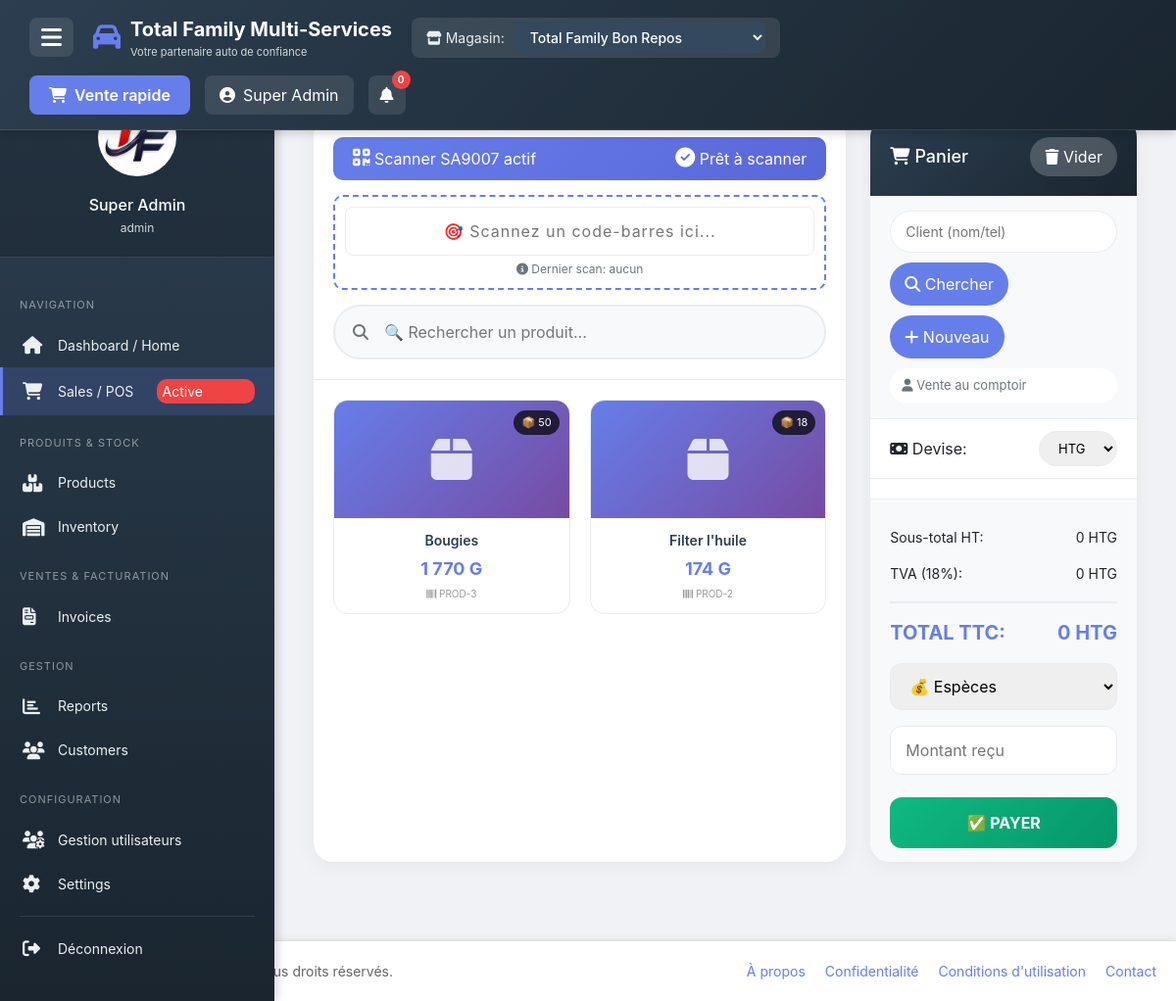
The page /public/index.php?action=pos (signed in) on the database its author committed.
### tables this page shows
CREATE TABLE IF NOT EXISTS `produits` (
  `id_produit` int NOT NULL AUTO_INCREMENT,
  `code_barre` varchar(50) NOT NULL COMMENT 'Scannable',
  `code_interne` varchar(50) DEFAULT NULL,
  `nom_produit` varchar(200) NOT NULL,
  `description` text,
  `id_categorie` int DEFAULT NULL,
  `id_magasin` int DEFAULT NULL,
  `prix_achat_ht` decimal(10,2) NOT NULL,
  `prix_achat_usd` decimal(10,2) DEFAULT '0.00',
  `taux_change_achat` decimal(10,4) DEFAULT '1.0000',
  `prix_vente_ht` decimal(10,2) NOT NULL,
  `tva` decimal(5,2) DEFAULT '18.00',
  `prix_vente_ttc` decimal(10,2) GENERATED ALWAYS AS ((`prix_vente_ht` * (1 + (`tva` / 100)))) STORED,
  `marge_estimee` decimal(10,2) DEFAULT '0.00',
  `marge_pourcentage` decimal(5,2) DEFAULT '0.00',
  `marge` decimal(10,2) GENERATED ALWAYS AS ((`prix_vente_ht` - `prix_achat_ht`)) STORED,
  `taux_marge` decimal(5,2) GENERATED ALWAYS AS ((((`prix_vente_ht` - `prix_achat_ht`) / nullif(`prix_achat_ht`,0)) * 100)) STORED,
  `stock_actuel` int NOT NULL DEFAULT '0',
  `stock_minimum` int DEFAULT '5',
  `stock_securite` int DEFAULT '10',
  `unite_mesure` varchar(20) DEFAULT 'pièce',
  `poids_unitaire` decimal(10,3) DEFAULT NULL,
  `emplacement` varchar(50) DEFAULT NULL COMMENT 'Localisation dans le magasin',
  `image_url` varchar(255) DEFAULT NULL,
  `est_actif` tinyint(1) DEFAULT '1',
  `est_promotion` tinyint(1) DEFAULT '0',
  `date_creation` timestamp NULL DEFAULT CURRENT_TIMESTAMP,
  `date_modification` timestamp NULL DEFAULT NULL ON UPDATE CURRENT_TIMESTAMP,
  PRIMARY KEY (`id_produit`),
  UNIQUE KEY `code_barre` (`code_barre`),
  UNIQUE KEY `code_interne` (`code_interne`),
  KEY `idx_produits_code_barre` (`code_barre`),
  KEY `idx_produits_nom` (`nom_produit`),
  KEY `idx_produits_stock` (`stock_actuel`),
  KEY `idx_produits_categorie` (`id_categorie`)
);

### app/Controllers/SaleController.php (called while the page is built, shortened)
<?php
class SaleController
{
    private $db;
    private $currentMagasin;
    public function __construct()
    {
        $this->db = Database::getInstance();
        $magasinModel = new Magasin();
        $this->currentMagasin = $magasinModel->getCurrentMagasin();
    }
    public function pos()
    {
        $devises = $this->db->fetchAll("SELECT * FROM devises WHERE est_actif = 1");
        $currentDevise = $_SESSION['current_devise'] ?? 'HTG';
        if ($this->currentMagasin) {
            $products = $this->db->fetchAll(
                "SELECT id_produit, code_barre, nom_produit, prix_vente_ttc, stock_actuel
                 FROM produits WHERE est_actif = 1 AND id_magasin = ?
                 ORDER BY nom_produit",
                [$this->currentMagasin['id_magasin']]
            );
        }
        include __DIR__ . '/../views/pos/index.php';
        include __DIR__ . '/../views/layouts/main.php';
    }
}

### app/Config/Database.php (called while the page is built, shortened)
<?php
class Database
{
    private static $instance = null;
    private $connection;
    private function __construct()
    {
        $host = getenv('DB_HOST') ?: 'localhost';
        $dbname = 'autoparts_db';
        $username = 'root';
        $password = '';
        try {
            $this->connection = new PDO(
                "mysql:host={$host};dbname={$dbname};charset=utf8mb4",
                $username,
                $password
            );
            $this->connection->setAttribute(PDO::ATTR_ERRMODE, PDO::ERRMODE_EXCEPTION);
            $this->connection->setAttribute(PDO::ATTR_DEFAULT_FETCH_MODE, PDO::FETCH_ASSOC);
        } catch (PDOException $e) {
            die("Erreur de connexion: " . $e->getMessage());
        }
    }
    public static function getInstance()
    {
        if (self::$instance === null) {
            self::$instance = new Database();
        }
        return self::$instance;
    }
    public function query($sql, $params = [])
    {
        $stmt = $this->connection->prepare($sql);
        $stmt->execute($params);
        return $stmt;
    }
    public function fetchOne($sql, $params = [])
    {
        $stmt = $this->query($sql, $params);
        return $stmt->fetch();
    }
    public function fetchAll($sql, $params = [])
    {
        $stmt = $this->query($sql, $params);
        return $stmt->fetchAll();
    }
}

### app/Models/Magasin.php (called while the page is built, shortened)
<?php
class Magasin extends Model
{
    public function getMagasinsByUser($userId)
    {
        $user = (new User())->find($userId);
        if ($user['id_role'] == 1) {
            return $this->db->fetchAll("SELECT * FROM magasins WHERE est_actif = 1 ORDER BY nom_magasin");
        }
        return [];
    }
    public function getCurrentMagasin()
    {
        $magasinId = $_SESSION['current_magasin_id'] ?? $_SESSION['magasin_actif'] ?? null;
        $magasins = $this->getMagasinsByUser($_SESSION['user_id'] ?? 0);
        if (!empty($magasins)) {
            return $magasins[0];
        }
        return null;
    }
}

### app/Models/Model.php (called while the page is built, shortened)
<?php
class Model
{
    public function __construct()
    {
        $this->db = Database::getInstance();
    }
}

### app/Models/User.php (called while the page is built, shortened)
<?php
class User extends Model
{
    public function find($id)
    {
        return $this->db->fetchOne(
            "SELECT u.*, r.nom_role, r.niveau
             FROM users u
             JOIN roles r ON u.id_role = r.id_role
             WHERE u.id_user = ?",
            [$id]
        );
    }
}

### app/Views/pos/index.php (the view, shortened to what this page needs)
<div class="pos-container">
    <div class="products-panel">
        <div class="products-header">
            <div class="scanner-status">
                <div>
                    <i class="fas fa-qrcode"></i> Scanner SA9007 actif
                </div>
                <div>
                    <i class="fas fa-check-circle"></i> Prêt à scanner
                </div>
            </div>
            <div class="scanner-input-area">
                <input type="text"
                       id="barcodeScanner"
                       placeholder="🎯 Scannez un code-barres ici..."
                       autofocus>
                <div class="last-scanned" id="lastScanned">
                    <i class="fas fa-info-circle"></i> Dernier scan: aucun
                </div>
            </div>
            <div class="search-bar">
                <i class="fas fa-search"></i>
                <input type="text" id="searchInput" placeholder="🔍 Rechercher un produit...">
            </div>
        </div>
        <div class="products-grid" id="productsGrid">
            <?php foreach ($products as $p): ?>
            <div class="product-card"
                 data-id="<?php echo $p['id_produit']; ?>"
                 data-barcode="<?php echo htmlspecialchars($p['code_barre'] ?? ''); ?>"
                 data-name="<?php echo htmlspecialchars($p['nom_produit']); ?>"
                 data-price="<?php echo $p['prix_vente_ttc']; ?>"
                 data-stock="<?php echo $p['stock_actuel']; ?>">
                <div class="product-image">
                    <i class="fas fa-box"></i>
                    <div class="product-stock <?php echo $p['stock_actuel'] <= 5 ? 'low' : ''; ?>">
                        📦 <?php echo $p['stock_actuel']; ?>
                    </div>
                </div>
                <div class="product-info">
                    <div class="product-name"><?php echo htmlspecialchars($p['nom_produit']); ?></div>
                    <div class="product-price"><?php echo number_format($p['prix_vente_ttc'], 0, ',', ' '); ?> G</div>
                    <?php if (!empty($p['code_barre'])): ?>
                    <div class="product-barcode" style="font-size: 10px; color: #999; margin-top: 5px;">
                        <i class="fas fa-barcode"></i> <?php echo htmlspecialchars($p['code_barre']); ?>
                    </div>
                    <?php endif; ?>
                </div>
            </div>
            <?php endforeach; ?>
        </div>
    </div>
    <div class="cart-panel">
        <div class="cart-header">
            <h3><i class="fas fa-shopping-cart"></i> Panier</h3>
            <button class="clear-cart" onclick="clearCart()"><i class="fas fa-trash"></i> Vider</button>
        </div>
        <div class="client-section">
            <div class="client-search-group">
                <input type="text" id="clientSearch" placeholder="Client (nom/tel)">
                <button onclick="searchClient()"><i class="fas fa-search"></i> Chercher</button>
                <button onclick="showNewClientModal()"><i class="fas fa-plus"></i> Nouveau</button>
            </div>
            <div id="clientInfo" class="client-info">
                <i class="fas fa-user"></i> Vente au comptoir
            </div>
        </div>
        <div class="devise-section">
            <span><i class="fas fa-money-bill"></i> Devise:</span>
            <select id="deviseSelector" onchange="switchDevise()">
                <?php foreach ($devises as $d): ?>
                <option value="<?php echo $d['code']; ?>" <?php echo $currentDevise == $d['code'] ? 'selected' : ''; ?>>
                    <?php echo $d['code']; ?>
                </option>
                <?php endforeach; ?>
            </select>
        </div>
        <div class="cart-items" id="cartItems">
        </div>
        <div class="cart-summary">
            <div class="summary-line"><span>Sous-total HT:</span><span id="subtotal">0 G</span></div>
            <div class="summary-line"><span>TVA (18%):</span><span id="tax">0 G</span></div>
            <div class="summary-line total"><span>TOTAL TTC:</span><span id="total">0 G</span></div>
            <div class="payment-section">
                <select id="paymentMethod">
                    <option value="cash">💰 Espèces</option>
                </select>
                <input type="number" id="amountReceived" placeholder="Montant reçu">
                <button class="btn-pay" onclick="checkout()">✅ PAYER</button>
            </div>
        </div>
    </div>
</div>

### rows shown on the page
produits: stock_actuel "50", nom_produit "Bougies", prix_vente_ttc "1 770", code_barre "PROD-3"
produits: stock_actuel "18", nom_produit "Filter l'huile", prix_vente_ttc "174", code_barre "PROD-2"

### other values the page prints
$_SESSION['user_name'] "Super Admin"
$_SESSION['user_role'] "admin"
form field value "Total Family Bon Repos"
form field value "HTG"
